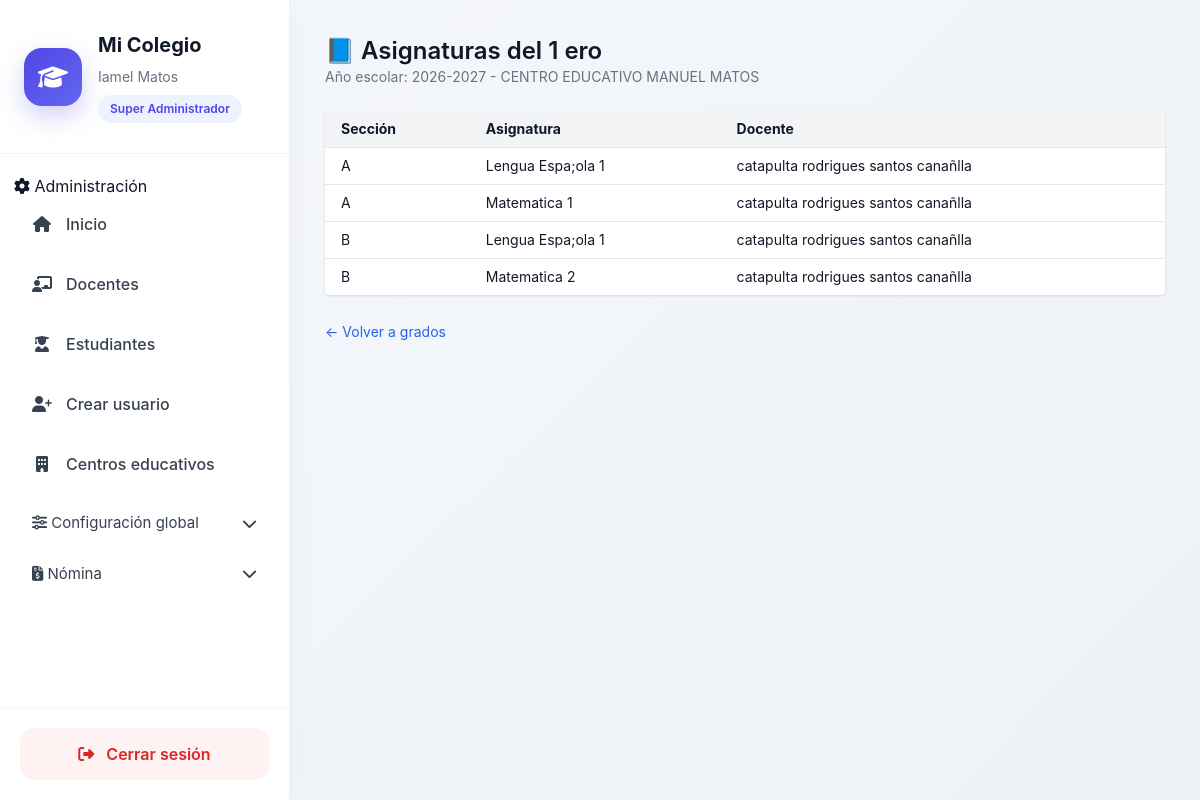
The page /academico/grados/9/asignaturas/ (signed in) on the database its author committed.
### usuarios/models.py (models this page shows, shortened)
class Usuario(AbstractBaseUser, PermissionsMixin):
    ROLES = (
        ('superadmin', 'Super Administrador'),
        ('admin', 'Administrador'),
        ('secretaria', 'Secretaria'),
        ('docente', 'Docente'),
        ('estudiante', 'Estudiante'),
        ('director', 'Director'),
    )
    username = models.CharField(max_length=100, unique=True)
    email = models.EmailField(unique=True)
    first_name = models.CharField("Nombres", max_length=150)
    last_name = models.CharField("Apellidos", max_length=150)
    rol = models.CharField(
        max_length=20,
        choices=ROLES,
    )
    is_active = models.BooleanField(default=True)
    is_staff = models.BooleanField(default=False)
    fecha_creacion = models.DateTimeField(auto_now_add=True)
    objects = UsuarioManager()
    USERNAME_FIELD = "username"
    REQUIRED_FIELDS = ["email", "first_name", "last_name"]
    def get_full_name(self):
        return f"{self.first_name} {self.last_name}".strip()

### academico/models.py (models this page shows, shortened)
class Grado(models.Model):
    nivel = models.ForeignKey(Nivel, on_delete=models.CASCADE)
    nombre = models.CharField(max_length=50)

class DocenteMateria(models.Model):
    docente = models.ForeignKey('docentes.Docente', on_delete=models.CASCADE)
    asignatura = models.ForeignKey(Asignatura, on_delete=models.CASCADE)
    grado = models.ForeignKey(Grado, on_delete=models.CASCADE)
    seccion = models.ForeignKey(Seccion, on_delete=models.CASCADE)
    anio_escolar = models.ForeignKey('core.AnioEscolar', on_delete=models.CASCADE)
    class Meta:
        unique_together = (
            'asignatura',
            'grado',
            'seccion',
            'anio_escolar'
        )

class Seccion(models.Model):
    grado = models.ForeignKey(Grado, on_delete=models.CASCADE)
    nombre = models.CharField(max_length=5)

class Asignatura(models.Model):
    centro = models.ForeignKey('core.CentroEducativo', on_delete=models.CASCADE)
    area = models.ForeignKey(AreaCurricular, on_delete=models.PROTECT)
    nombre = models.CharField(max_length=150)

### core/models.py (models this page shows, shortened)
class AnioEscolar(models.Model):
    centro = models.ForeignKey(
        CentroEducativo,
        on_delete=models.CASCADE
    )
    nombre = models.CharField(max_length=9)  # 2024-2025
    fecha_inicio = models.DateField()
    fecha_fin = models.DateField()
    activo = models.BooleanField(default=False)
    class Meta:
        unique_together = ('centro', 'nombre')
    def __str__(self):
        return f"{self.nombre} - {self.centro.nombre}"

class CentroEducativo(models.Model):
    nombre = models.CharField(max_length=255)
    codigo_minerd = models.CharField(max_length=50, unique=True)
    direccion = models.TextField(blank=True)
    telefono = models.CharField(max_length=20, blank=True)
    email = models.EmailField(blank=True)
    activo = models.BooleanField(default=True)
    fecha_creacion = models.DateTimeField(auto_now_add=True)

### docentes/models.py (models this page shows, shortened)
class Docente(models.Model):
    usuario = models.OneToOneField(
        'usuarios.Usuario',
        on_delete=models.SET_NULL,
        null=True,
        blank=True
    )
    centro = models.ForeignKey(
        'core.CentroEducativo',
        on_delete=models.CASCADE
    )
    primer_nombre = models.CharField(max_length=100)
    segundo_nombre = models.CharField(max_length=100, blank=True, null=True)
    primer_apellido = models.CharField(max_length=100)
    segundo_apellido = models.CharField(max_length=100, blank=True, null=True)
    cedula = models.CharField(max_length=13, unique=True)
    sexo = models.CharField(max_length=1, choices=[('M', 'Masculino'), ('F', 'Femenino')])
    fecha_nacimiento = models.DateField()
    nacionalidad = models.CharField(max_length=100)
    direccion = models.TextField()
    telefono = models.CharField(max_length=20)
    correo_personal = models.EmailField(blank=True, null=True)
    codigo_docente_minerd = models.CharField(max_length=50, unique=True)
    area_especialidad = models.CharField(max_length=150)
    fecha_ingreso = models.DateField()
    tipo_contrato = models.CharField(
        max_length=20,
        choices=[('nombrado', 'Nombrado'), ('contratado', 'Contratado')]
    )
    tanda = models.CharField(
        max_length=20,
        choices=[('matutina', 'Matutina'), ('vespertina', 'Vespertina'), ('nocturna', 'Nocturna')]
    )
    estado = models.CharField(
        max_length=20,
        choices=[('activo', 'Activo'), ('inactivo', 'Inactivo')],
        default='activo'
    )
    created_at = models.DateTimeField(auto_now_add=True)
    updated_at = models.DateTimeField(auto_now=True)
    def nombre_completo(self):
        return f"{self.primer_nombre} {self.segundo_nombre or ''} {self.primer_apellido} {self.segundo_apellido or ''}".strip()

### academico/views.py (the view)
@login_required
def grado_asignaturas(request, grado_id):
    centro = get_centro_activo(request)
    grado = get_object_or_404(
        Grado,
        id=grado_id,
        nivel__centro=centro
    )
    anio_escolar = AnioEscolar.objects.filter(
        centro=centro,
        activo=True
    ).first()
    asignaciones = DocenteMateria.objects.filter(
        grado=grado,
        anio_escolar=anio_escolar
    ).select_related(
        'asignatura',
        'docente',
        'seccion'
    ).order_by('seccion__nombre', 'asignatura__nombre')
    return render(request, 'academico/grado_asignaturas.html', {
        'grado': grado,
        'anio_escolar': anio_escolar,
        'asignaciones': asignaciones
    })

### academico/views.py (called while the page is built, shortened)
def get_centro_activo(request):
    user = request.user
    if not user.is_authenticated:
        return None
    if user.rol == 'superadmin':
        centro_id = request.session.get('centro_id')
        if not centro_id:
            return None
        return CentroEducativo.objects.filter(id=centro_id).first()

### core/context_processors.py (called while the page is built)
def configuracion_centro(request):
    centro_id = request.session.get('centro_id')
    configuracion = None
    if centro_id:
        try:
            configuracion = ConfiguracionCentro.objects.get(
                centro_id=centro_id
            )
        except ConfiguracionCentro.DoesNotExist:
            pass
    return {
        'configuracion': configuracion
    }

### academico/templates/academico/grado_asignaturas.html
{% extends "home.html" %}
{% block content %}
<div class="max-w-5xl mx-auto">
    <div class="mb-6">
        <h2 class="text-2xl font-semibold">
            📘 Asignaturas del {{ grado.nombre }}
        </h2>
        <p class="text-sm text-gray-500">
            Año escolar: {{ anio_escolar }}
        </p>
    </div>
    {% if asignaciones %}
    <div class="bg-white shadow rounded overflow-hidden">
        <table class="w-full text-sm">
            <thead class="bg-gray-100">
                <tr>
                    <th class="px-4 py-2 text-left">Sección</th>
                    <th class="px-4 py-2 text-left">Asignatura</th>
                    <th class="px-4 py-2 text-left">Docente</th>
                </tr>
            </thead>
            <tbody>
                {% for a in asignaciones %}
                <tr class="border-t">
                    <td class="px-4 py-2">{{ a.seccion.nombre }}</td>
                    <td class="px-4 py-2">{{ a.asignatura.nombre }}</td>
                    <td class="px-4 py-2">
                        {{ a.docente.nombre_completo }}
                    </td>
                </tr>
                {% endfor %}
            </tbody>
        </table>
    </div>
    {% else %}
        <div class="bg-yellow-50 border border-yellow-300 p-4 rounded">
            ⚠️ Este grado no tiene asignaturas asignadas en el año escolar activo.
        </div>
    {% endif %}
    <div class="mt-6">
        <a href="{% url 'grado_list' %}"
           class="text-blue-600 hover:underline text-sm">
            ← Volver a grados
        </a>
    </div>
</div>
{% endblock %}

### core/templates/home.html (shortened to what this page needs)
<!DOCTYPE html>
<html lang="es">
  {% load static %}
  <head>
    <script src="https://cdn.tailwindcss.com"></script>
    <link rel="stylesheet" href="https://cdnjs.cloudflare.com/ajax/libs/font-awesome/6.5.0/css/all.min.css" />
    <link rel="stylesheet" href="{% static 'css/dashboard.css' %}" />
  </head>
  <body class="dashboard-body">
    <div class="dashboard-layout">
      <aside class="sidebar">
        <div class="sidebar-header">
          <div class="sidebar-logo">
            <i class="fas fa-graduation-cap"></i>
          </div>
          <div>
            <h1 class="sidebar-title">Mi Colegio</h1>
            <p class="sidebar-user">{{ request.user.get_full_name }}</p>
            <span class="sidebar-role">{{ request.user.get_rol_display }}</span>
          </div>
        </div>
        <nav class="sidebar-nav">
          {% if request.user.is_authenticated %}
            {% if request.user.rol == 'admin' or request.user.rol == 'superadmin' or request.user.is_superuser %}
              <div class="sidebar-section">
                <span>
                  <i class="fas fa-cog"></i>
                  Administración
                </span>
              </div>
              <a href="{% url 'core:home' %}" class="sidebar-link">
                <i class="fas fa-home"></i>
                <span>Inicio</span>
              </a>
              <a href="{% url 'docente_list' %}" class="sidebar-link">
                <i class="fas fa-chalkboard-teacher"></i>
                <span>Docentes</span>
              </a>
              <a href="{% url 'estudiante_list' %}" class="sidebar-link">
                <i class="fas fa-user-graduate"></i>
                <span>Estudiantes</span>
              </a>
              <a href="{% url 'usuarios:crear_miembro' %}" class="sidebar-link">
                <i class="fas fa-user-plus"></i>
                <span>Crear usuario</span>
              </a>
              <a href="{% url 'core:centro_list' %}" class="sidebar-link">
                <i class="fas fa-building"></i>
                <span>Centros educativos</span>
              </a>
              <button type="button" onclick="toggleMenu('menu-configuracion')" class="menu-toggle">
                <div>
                  <i class="fas fa-sliders"></i>
                  <span>Configuración global</span>
                </div>
                <i class="fas fa-chevron-down"></i>
              </button>
            {% endif %}
{% if configuracion and configuracion.modulo_nomina %}
<button type="button"
        onclick="toggleMenu('menu-nomina')"
        class="menu-toggle">
    <div>
        <i class="fas fa-file-invoice-dollar"></i>
        <span>Nómina</span>
    </div>
    <i class="fas fa-chevron-down"></i>
</button>
{% endif %}
          {% endif %}
        </nav>
        <div class="sidebar-footer">
          <a href="{% url 'usuarios:logout' %}" class="logout-btn">
            <i class="fas fa-sign-out-alt"></i>
            <span>Cerrar sesión</span>
          </a>
        </div>
      </aside>
      <main class="main-content">
        {% block content %}
        {% endblock %}
      </main>
    </div>
  </body>
</html>

### static/css/dashboard.css (style rules this page uses)
body.dashboard-body { margin: 0; background: linear-gradient( 135deg, #f5f7fb, #edf2f7 ); font-family: "Inter", sans-serif; color: #111827; }
.dashboard-layout { display: flex; min-height: 100vh; }
.sidebar { width: 290px; background: #ffffff; border-right: 1px solid #edf2f7; display: flex; flex-direction: column; justify-content: space-between; box-shadow: 0 0 30px rgba(0,0,0,.04); }
.sidebar-header { padding: 30px 24px; border-bottom: 1px solid #f1f5f9; display: flex; gap: 16px; align-items: center; }
.sidebar-logo { width: 58px; height: 58px; border-radius: 18px; background: linear-gradient( 135deg, #4f46e5, #6366f1 ); display: flex; align-items: center; justify-content: center; color: white; font-size: 24px; box-shadow: 0 10px 25px rgba(79,70,229,.25); }
.sidebar-title { font-size: 20px; font-weight: 700; margin: 0; }
.sidebar-user { margin-top: 6px; font-size: 14px; color: #6b7280; }
.sidebar-role { display: inline-block; margin-top: 8px; background: #eef2ff; color: #4f46e5; padding: 5px 12px; border-radius: 999px; font-size: 12px; font-weight: 600; }
.sidebar-nav { padding: 20px 14px; flex: 1; overflow-y: auto; }
.sidebar-link { display: flex; align-items: center; gap: 14px; padding: 14px 18px; border-radius: 14px; text-decoration: none; color: #374151; margin-bottom: 8px; transition: all .25s ease; font-weight: 500; }
.sidebar-link i { width: 20px; text-align: center; }
.menu-toggle { width: 100%; border: none; background: transparent; display: flex; justify-content: space-between; align-items: center; padding: 14px 18px; border-radius: 14px; cursor: pointer; color: #374151; font-size: 15px; transition: all .25s ease; }
.sidebar-footer { padding: 20px; border-top: 1px solid #f1f5f9; }
.logout-btn { display: flex; align-items: center; justify-content: center; gap: 12px; background: #fef2f2; color: #dc2626; text-decoration: none; padding: 14px; border-radius: 14px; font-weight: 600; transition: all .25s ease; }
.main-content { flex: 1; padding: 35px; overflow-y: auto; }

### rows shown on the page
Usuario: user.get_full_name "Iamel Matos", user.rol "Super Administrador"
Grado: nombre "1 ero"
AnioEscolar: nombre+centro "2026-2027 - CENTRO EDUCATIVO MANUEL MATOS"
DocenteMateria: seccion.nombre "A", asignatura.nombre "Lengua Espa;ola 1", docente.nombre_completo "catapulta rodrigues santos canañlla"
DocenteMateria: seccion.nombre "A", asignatura.nombre "Matematica 1", docente.nombre_completo "catapulta rodrigues santos canañlla"
DocenteMateria: seccion.nombre "B", asignatura.nombre "Lengua Espa;ola 1", docente.nombre_completo "catapulta rodrigues santos canañlla"
DocenteMateria: seccion.nombre "B", asignatura.nombre "Matematica 2", docente.nombre_completo "catapulta rodrigues santos canañlla"
